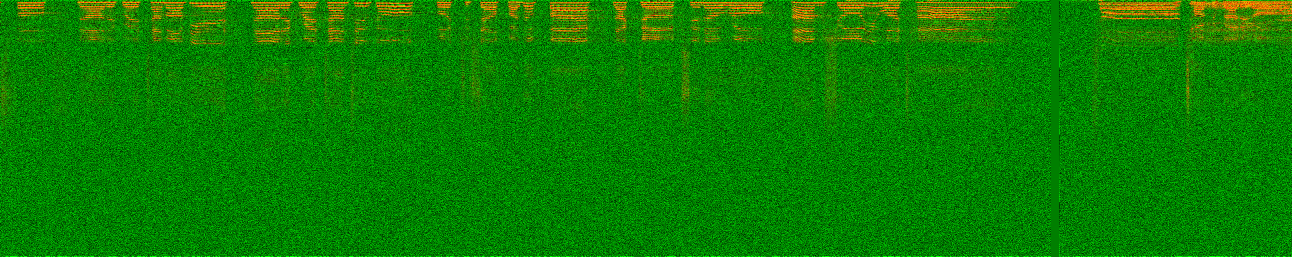
#> input picture Results/input.png, 2584 x 513 px, given in place of input.bmp, which was not available (shown at 1/2 size)
$ python image2sound.py
#> lines starting #> are read from the running program, lines starting #| are printed output that depends on the picture; pictures that were not available may be replaced by others from this repository, and a replacement may not be noted
#!/usr/bin/env python3
# -*- coding: utf-8 -*-
"""
Created on Wed Sep  4 21:32:11 2019

@author: Antonio Guillen-Perez
@email: antonio_algaida@hotmail.com

"""

import numpy as np
import pandas as pd
import imageio
import librosa
import cv2
import matplotlib.pyplot as plt

from scipy import signal
from scipy.io import wavfile


def image_to_sound(input_image):
    # Params to tweek depends on your dataset.
#> called with input_image = 'input.bmp'
    fft_size = 1024*1
    hop_length = int(fft_size/4)
    window_size = fft_size
    fs = 44100

    # Load the image
    im_loaded = imageio.imread(input_image)
#> im_loaded is the input picture: shape (513, 2584, 3); mean R, G, B 9.9, 127.3, 0

    # Resize, depend on the pix2pix model
    im_loaded = cv2.resize(im_loaded, dsize=(2584, 513), interpolation=cv2.INTER_CUBIC)

    # Limits of the image to denorm.
    comp_max = [16384*4, 2*np.pi]

    # Module normalizated (mod_norm) and angle normalizated (ang_norm)
    mod_norm = (im_loaded[:,:,0]).astype(np.float64)
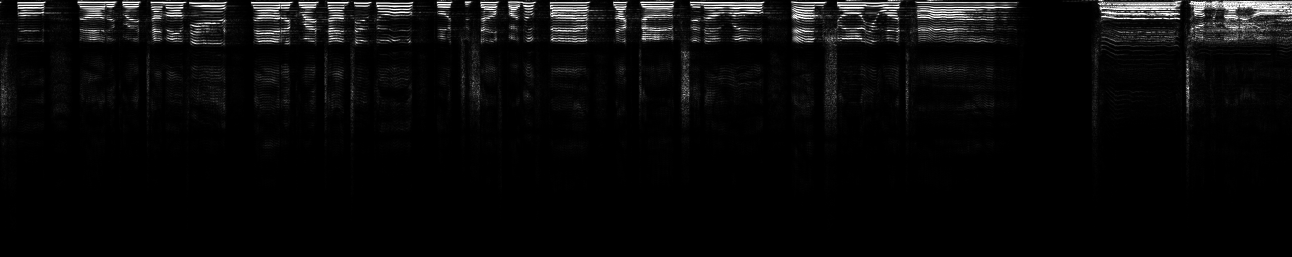
#> mod_norm: shape (513, 2584) float64 (shown at 1/2 size); min 0, max 255, mean 9.9
    ang_norm = (im_loaded[:,:,1]).astype(np.float64)
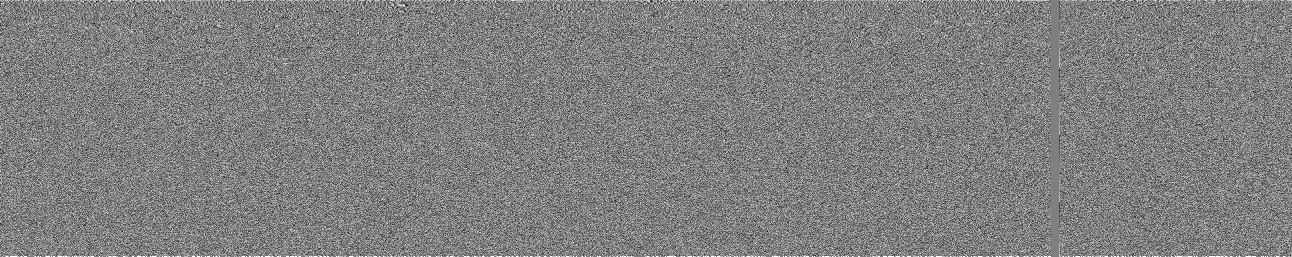
#> ang_norm: shape (513, 2584) float64 (shown at 1/2 size); min 0, max 255, mean 127.3

    # Denormalization process
    mod = mod_norm * (comp_max[0] / 255)
    ang = ang_norm * (comp_max[1]/ 255)
    ang_comp = ang - np.pi #

    # Makes the complex matrix of the spectrum.
    Zxx_rec = mod+ang_comp*1j

    # Convert from spectrum to audio signal,
    # 661500 is the lenght of the original 15 seg sound
    xrec = librosa.istft(Zxx_rec, hop_length=hop_length, win_length=window_size, length=661500)

    # Save the file.
    wavfile.write('1_input_decoded.wav', fs, (xrec).astype(np.int16))

if __name__ == "__main__":
    input_image = 'input.bmp'
    image_to_sound(input_image)
#> (the call stopped at in image_to_sound, `xrec = librosa.istft(Zxx_rec, hop_length=hop_length, win_length=window..`: librosa is not available in this run)

$ run again, with Results/predicted.png copied over Results/input.png
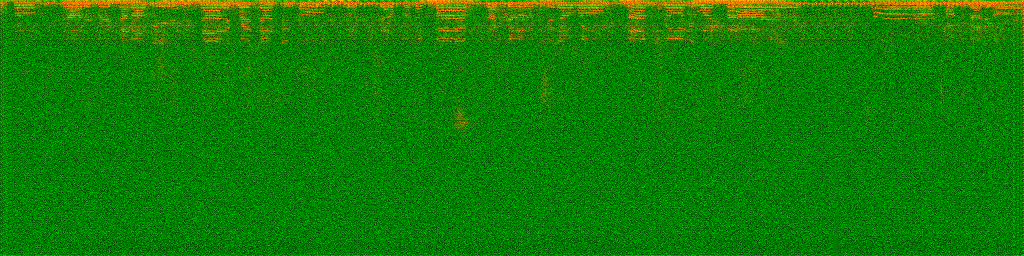
#> input picture Results/predicted.png, 2048 x 512 px, given in place of input.bmp, which was not available (shown at 1/2 size)
#> in image_to_sound, im_loaded is the input picture: shape (512, 2048, 3); mean R, G, B 12.7, 127.1, 0
#> im_loaded: shape (513, 2584, 3)
#> in image_to_sound, `mod_norm = (im_loaded[:,:,0]).astype(np.float64)`:
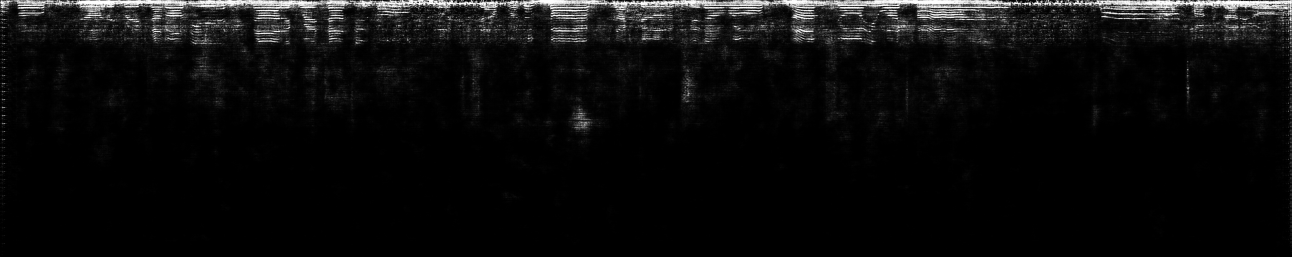
#> mod_norm: shape (513, 2584) float64 (shown at 1/2 size); min 0, max 255, mean 12.7
#> in image_to_sound, `ang_norm = (im_loaded[:,:,1]).astype(np.float64)`:
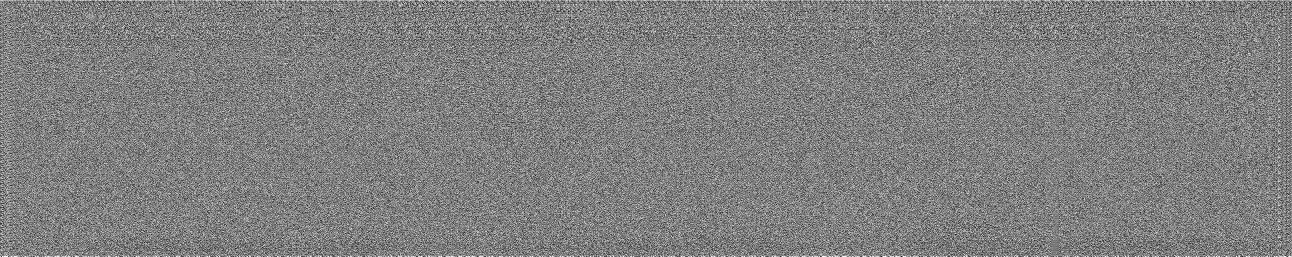
#> ang_norm: shape (513, 2584) float64 (shown at 1/2 size); min 0, max 255, mean 127.1
